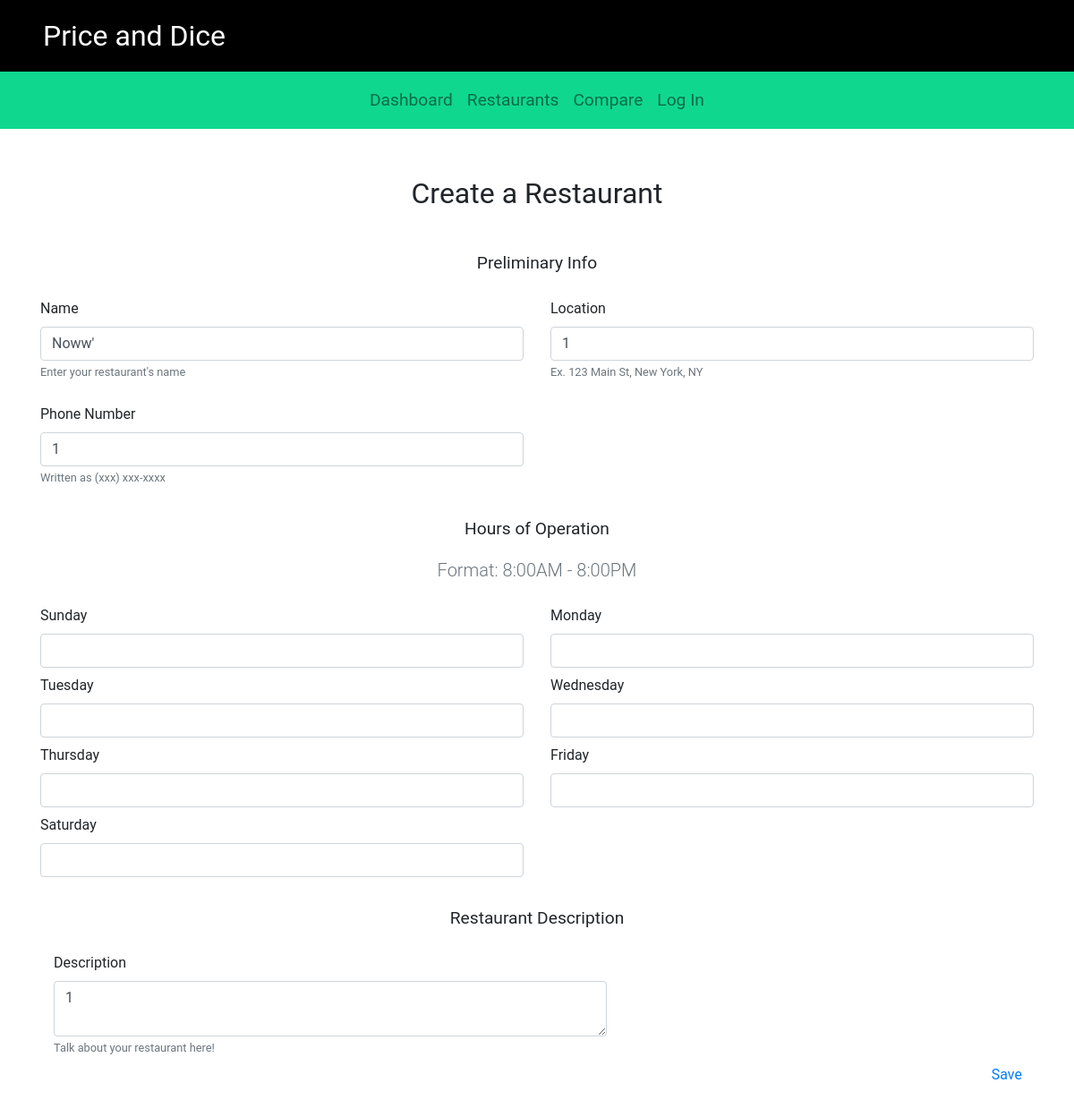
The app's page /campus/edit_restaurant/94, older data.
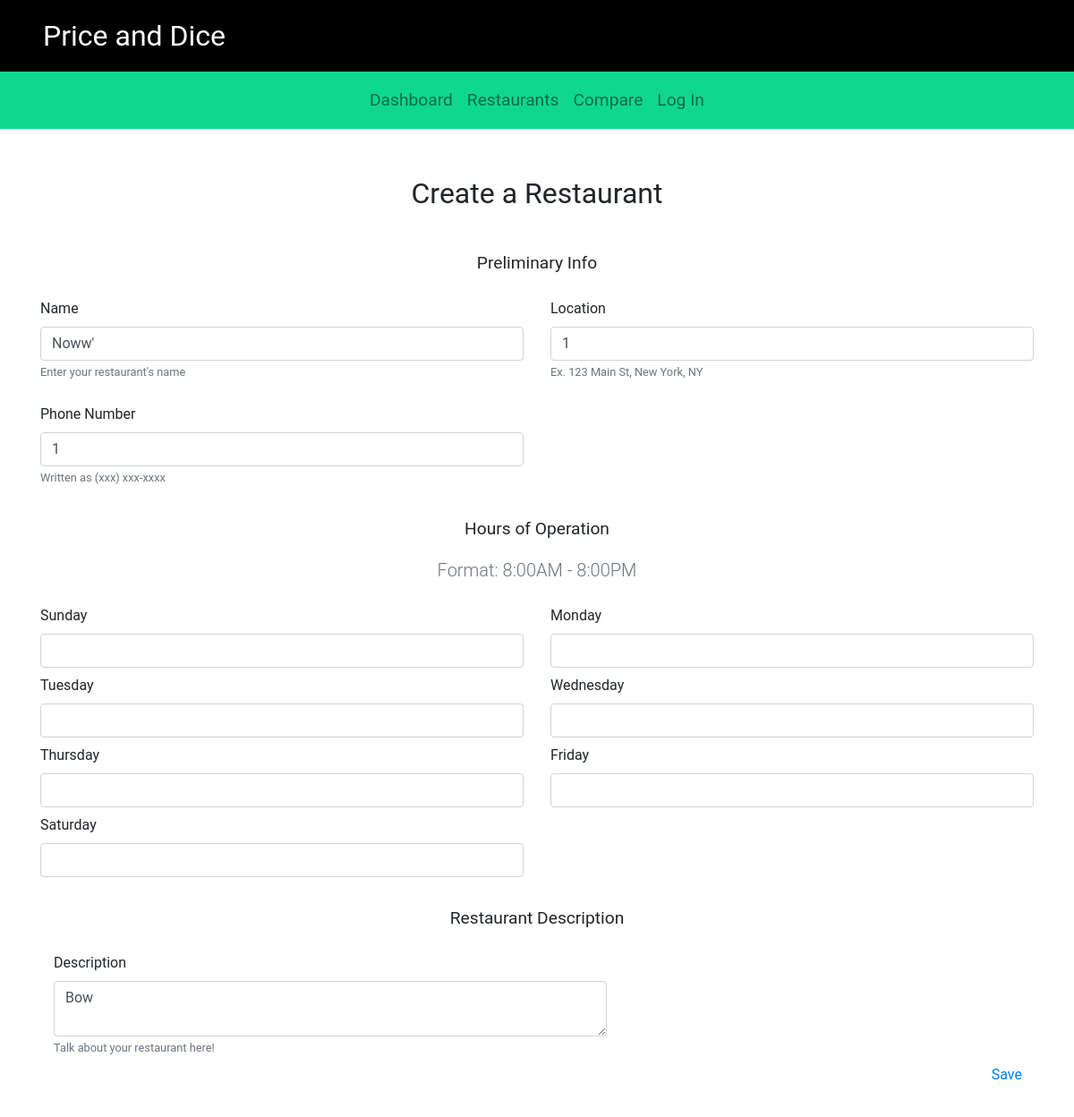
The same page, newer data.
### campus/models.py (models this page shows, shortened)
class Restaurant(models.Model):
    name = models.CharField(max_length=200)
    location = models.CharField(max_length=200)
    phone_number = models.CharField(max_length=20, default='(xxx) xxx-xxxx')
    description = models.CharField(max_length=300, default='No description added')
    sunday = models.CharField(max_length=20, default=DEFAULT_HOURS)
    monday = models.CharField(max_length=20, default=DEFAULT_HOURS)
    tuesday = models.CharField(max_length=20, default=DEFAULT_HOURS)
    wednesday = models.CharField(max_length=20, default=DEFAULT_HOURS)
    thursday = models.CharField(max_length=20, default=DEFAULT_HOURS)
    friday = models.CharField(max_length=20, default=DEFAULT_HOURS)
    saturday = models.CharField(max_length=20, default=DEFAULT_HOURS)
    item_list = models.ManyToManyField(Item)

### campus/views.py (the view)
# urls.py: path('edit_restaurant/<int:restaurant_id>', views.edit_restaurant, name='edit_restaurant'),
def edit_restaurant(request, restaurant_id):
    context = {}
    try:
        restaurant = Restaurant.objects.get(pk=restaurant_id)
        context['name'] = restaurant.name
        context['location'] = restaurant.location
        context['phone_number'] = restaurant.phone_number
        context['description'] = restaurant.description
        context['sunday'] = restaurant.sunday
        context['monday'] = restaurant.monday
        context['tuesday'] = restaurant.tuesday
        context['wednesday'] = restaurant.wednesday
        context['thursday'] = restaurant.thursday
        context['friday'] = restaurant.friday
        context['saturday'] = restaurant.saturday
        context['is_data_preloaded'] = True
        context['restaurant_id'] = restaurant.id
        return render(request, 'campus/add-restaurant.html', context)
    except Restaurant.DoesNotExist:
        restaurant = None
        return restaurant_list(request)

### campus/templates/campus/add-restaurant.html (shortened to what the changed rows need)
{% extends "./base.html" %}
{% load static %}
{% block body %}
<div id="app">
    {% autoescape on %}
    <form method="POST" action="{% url 'campus:add_restaurant_action' %}" id="restaurant_form">
        <div class="container content-top">
            <br>
            <div class="row">
                <div class="col-lg-6">
                    <label for = "restaurant_name">Name</label>
                    <input type="text" class="form-control" id="restaurant_name"
                        name="restaurant_name" value="{{name}}">
                    <small class="text-muted">Enter your restaurant's name</small>
                </div>
            </div>
            <br>
            <br>
            <br>
            <div class="col-lg-7">
                <label for = "restaurant_description">Description</label>
                <textarea type="comment" class="form-control" id="restaurant_description"
                    name="restaurant_description">{{description}}</textarea>
                <small class="text-muted">Talk about your restaurant here!</small>
            </div>
        </div>
    </form>
    {% endautoescape %}
</div>
<br>
<br>
{% endblock %}

Row changes from the older to the newer data that the page shows:
changed Restaurant "Noww'": restaurant_description (not shown) → "Bow"
Text that changed along with them:
form field restaurant_description: "1" → (not shown)
